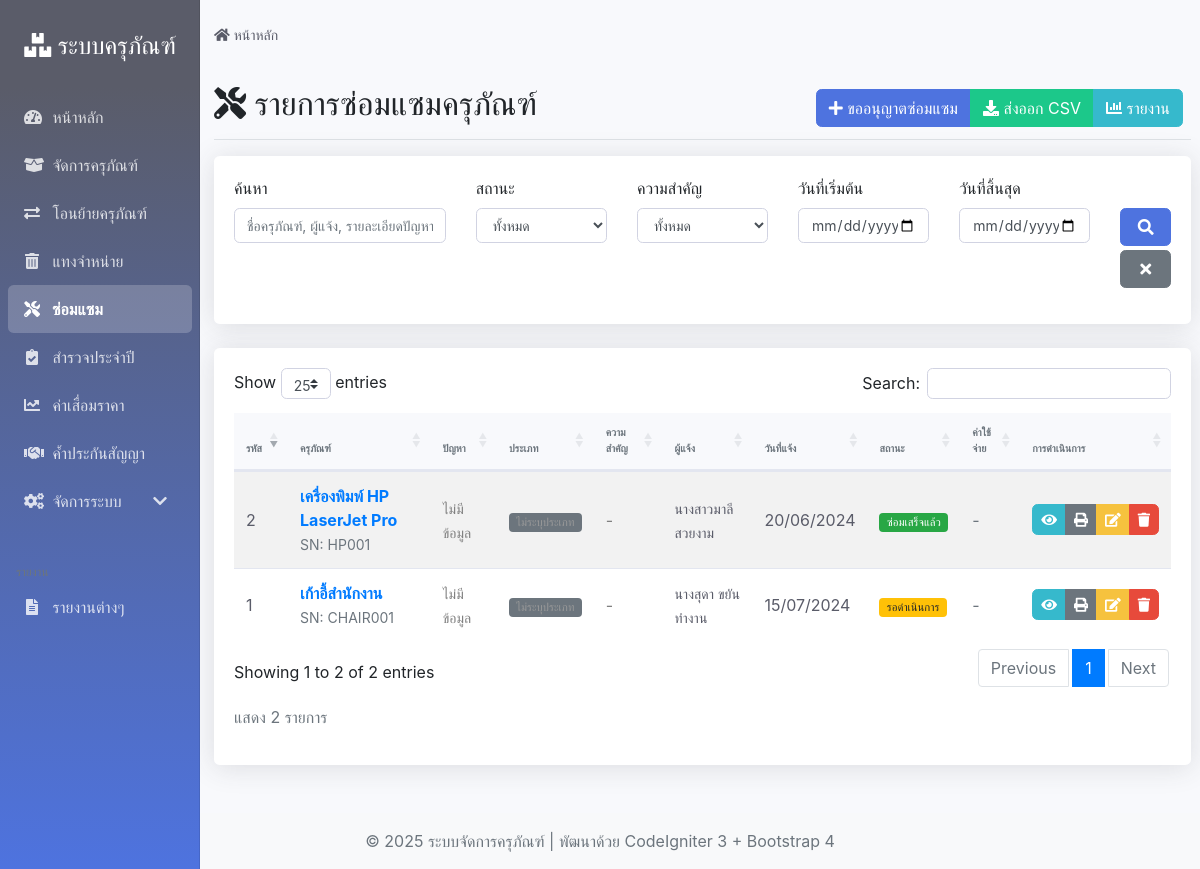
The page /index.php/repairs on the database its author committed.
### tables this page shows
CREATE TABLE `repairs` (
  `repair_id` int(11) NOT NULL,
  `asset_id` int(11) NOT NULL COMMENT 'รหัสครุภัณฑ์',
  `request_date` date NOT NULL COMMENT 'วันที่แจ้งซ่อม',
  `repair_date` date DEFAULT NULL COMMENT 'วันที่ซ่อมเสร็จ',
  `description` text NOT NULL COMMENT 'รายละเอียดการซ่อม',
  `cost` decimal(15,2) DEFAULT NULL COMMENT 'ค่าใช้จ่ายในการซ่อม',
  `repaired_by` varchar(255) DEFAULT NULL COMMENT 'ผู้ซ่อมแซม',
  `status` enum('รอดำเนินการ','กำลังซ่อม','ซ่อมเสร็จแล้ว','ไม่สามารถซ่อมได้') NOT NULL DEFAULT 'รอดำเนินการ' COMMENT 'สถานะการซ่อม',
  `requested_by` varchar(255) NOT NULL COMMENT 'ผู้แจ้งซ่อม',
  `created_at` timestamp NOT NULL DEFAULT CURRENT_TIMESTAMP,
  `updated_at` timestamp NOT NULL DEFAULT CURRENT_TIMESTAMP ON UPDATE CURRENT_TIMESTAMP
);

CREATE TABLE `assets` (
  `asset_id` int(11) NOT NULL,
  `asset_name` varchar(255) NOT NULL COMMENT 'ชื่อครุภัณฑ์',
  `asset_type` varchar(100) NOT NULL COMMENT 'ประเภทครุภัณฑ์',
  `serial_number` varchar(100) DEFAULT NULL COMMENT 'หมายเลขซีเรียล',
  `purchase_date` date NOT NULL COMMENT 'วันที่จัดซื้อ',
  `purchase_price` decimal(15,2) NOT NULL COMMENT 'ราคาจัดซื้อ',
  `current_location` varchar(255) NOT NULL COMMENT 'สถานที่ตั้งปัจจุบัน',
  `status` enum('ใช้งาน','ชำรุด','จำหน่ายแล้ว','ซ่อมแซม') NOT NULL DEFAULT 'ใช้งาน' COMMENT 'สถานะ',
  `warranty_info` text COMMENT 'ข้อมูลการรับประกัน',
  `depreciation_rate` decimal(5,2) NOT NULL DEFAULT '0.00' COMMENT 'อัตราค่าเสื่อมราคา (%)',
  `acquisition_method` varchar(100) NOT NULL COMMENT 'วิธีการได้มา',
  `responsible_person` varchar(255) NOT NULL COMMENT 'ผู้รับผิดชอบ',
  `created_at` timestamp NOT NULL DEFAULT CURRENT_TIMESTAMP,
  `updated_at` timestamp NOT NULL DEFAULT CURRENT_TIMESTAMP ON UPDATE CURRENT_TIMESTAMP
);

### application/controllers/Repairs.php (called while the page is built, shortened)
<?php
class Repairs extends CI_Controller {
    public function __construct()
    {
        $this->load->model('Repair_model');
        $this->load->model('Asset_model');
        $this->load->helper(array('url', 'form'));
        $this->load->library(array('session', 'form_validation'));
    }
    public function index()
    {
        $data = array();
        $keyword = $this->input->get('search');
        $status = $this->input->get('status');
        $priority = $this->input->get('priority');
        $date_from = $this->input->get('date_from');
        $date_to = $this->input->get('date_to');
        if ($keyword || $status || $priority || $date_from || $date_to) {
            $data['repairs'] = $this->Repair_model->search_repairs($keyword, $status, $priority, $date_from, $date_to);
        } else {
            $data['repairs'] = $this->Repair_model->get_all_repairs();
        }
        $data['search_keyword'] = $keyword;
        $data['selected_status'] = $status;
        $data['selected_priority'] = $priority;
        $data['date_from'] = $date_from;
        $data['date_to'] = $date_to;
        $data['page_title'] = 'รายการซ่อมแซมครุภัณฑ์ - ระบบจัดการครุภัณฑ์';
        $data['page_name'] = 'repairs';
        $this->load->view('templates/header', $data);
        $this->load->view('repairs/index', $data);
        $this->load->view('templates/footer');
    }
}

### index.php (called while the page is built, shortened)
<?php
require_once BASEPATH.'core/CodeIgniter.php';

### application/models/Repair_model.php (called while the page is built, shortened)
<?php
class Repair_model extends CI_Model {
    public function get_all_repairs($limit = null, $offset = null)
    {
        $this->db->select('r.*, a.asset_name, a.serial_number, a.asset_type, r.description');
        $this->db->from('repairs r');
        $this->db->join('assets a', 'r.asset_id = a.asset_id');
        $this->db->order_by('r.request_date', 'DESC');
        $query = $this->db->get();
        return $query->result_array();
    }
}

### application/views/repairs/index.php (the view, shortened to what this page needs)
<div class="d-flex justify-content-between flex-wrap flex-md-nowrap align-items-center pt-3 pb-2 mb-3 border-bottom">
    <h1 class="h2">
        <i class="fas fa-tools"></i>
        รายการซ่อมแซมครุภัณฑ์
    </h1>
    <div class="btn-toolbar mb-2 mb-md-0">
        <div class="btn-group mr-2">
            <a href="<?php echo base_url('repairs/add'); ?>" class="btn btn-primary">
                <i class="fas fa-plus"></i> ขออนุญาตซ่อมแซม
            </a>
            <a href="<?php echo base_url('repairs/export'); ?>" class="btn btn-success">
                <i class="fas fa-download"></i> ส่งออก CSV
            </a>
            <a href="<?php echo base_url('repairs/report'); ?>" class="btn btn-info">
                <i class="fas fa-chart-bar"></i> รายงาน
            </a>
        </div>
    </div>
</div>
<div class="card mb-4">
    <div class="card-body">
        <form method="GET" action="<?php echo base_url('repairs'); ?>">
            <div class="row">
                <div class="col-md-3 mb-3">
                    <label for="search">ค้นหา</label>
                    <input type="text" class="form-control" id="search" name="search"
                           placeholder="ชื่อครุภัณฑ์, ผู้แจ้ง, รายละเอียดปัญหา..."
                           value="<?php echo htmlspecialchars($search_keyword ?? ''); ?>">
                </div>
                <div class="col-md-2 mb-3">
                    <label for="status">สถานะ</label>
                    <select class="form-control" id="status" name="status">
                        <option value="">ทั้งหมด</option>
                    </select>
                </div>
                <div class="col-md-2 mb-3">
                    <label for="priority">ความสำคัญ</label>
                    <select class="form-control" id="priority" name="priority">
                        <option value="">ทั้งหมด</option>
                    </select>
                </div>
                <div class="col-md-2 mb-3">
                    <label for="date_from">วันที่เริ่มต้น</label>
                    <input type="date" class="form-control" id="date_from" name="date_from"
                           value="<?php echo htmlspecialchars($date_from ?? ''); ?>">
                </div>
                <div class="col-md-2 mb-3">
                    <label for="date_to">วันที่สิ้นสุด</label>
                    <input type="date" class="form-control" id="date_to" name="date_to"
                           value="<?php echo htmlspecialchars($date_to ?? ''); ?>">
                </div>
                <div class="col-md-1 mb-3">
                    <label>&nbsp;</label>
                    <div>
                        <button type="submit" class="btn btn-primary btn-block">
                            <i class="fas fa-search"></i>
                        </button>
                        <a href="<?php echo base_url('repairs'); ?>" class="btn btn-secondary btn-block mt-1">
                            <i class="fas fa-times"></i>
                        </a>
                    </div>
                </div>
            </div>
        </form>
    </div>
</div>
<div class="card">
    <div class="card-body">
        <?php if (!empty($repairs)): ?>
            <div class="table-responsive">
                <table class="table table-striped data-table" id="repairsTable">
                    <thead>
                        <tr>
                            <th>รหัส</th>
                            <th>ครุภัณฑ์</th>
                            <th>ปัญหา</th>
                            <th>ประเภท</th>
                            <th>ความสำคัญ</th>
                            <th>ผู้แจ้ง</th>
                            <th>วันที่แจ้ง</th>
                            <th>สถานะ</th>
                            <th>ค่าใช้จ่าย</th>
                            <th>การดำเนินการ</th>
                        </tr>
                    </thead>
                    <tbody>
                        <?php foreach ($repairs as $repair): ?>
                            <tr>
                                <td><?php echo $repair['repair_id']; ?></td>
                                <td>
                                    <a href="<?php echo base_url('assets/view/' . $repair['asset_id']); ?>"
                                       class="text-decoration-none font-weight-bold">
                                        <?php echo htmlspecialchars($repair['asset_name']); ?>
                                    </a>
                                    <?php if (!empty($repair['serial_number'])): ?>
                                        <br><small class="text-muted">SN: <?php echo htmlspecialchars($repair['serial_number']); ?></small>
                                    <?php endif; ?>
                                </td>
                                <td>
    <small>
        <?php
            if (isset($repair['problem_description'])) {
                $desc = $repair['problem_description'];
                echo htmlspecialchars(substr($desc, 0, 50)) . (strlen($desc) > 50 ? '...' : '');
            } else {
                echo '<span style="color: gray;">ไม่มีข้อมูล</span>';
            }
        ?>
    </small>
</td>
                         <td>
    <span class="badge badge-secondary">
        <?php
            echo isset($repair['repair_type'])
                ? htmlspecialchars($repair['repair_type'])
                : '<span style="color: #999;">ไม่ระบุประเภท</span>';
        ?>
    </span>
</td>
                                <td>
    <span class="priority-badge">
        <?= isset($repair['priority']) ? htmlspecialchars($repair['priority']) : '<span style="color: gray;">-</span>'; ?>
    </span>
</td>
                                <td>
                                    <small><?php echo htmlspecialchars($repair['requested_by']); ?></small>
                                </td>
                                <td><?php echo date('d/m/Y', strtotime($repair['request_date'])); ?></td>
                                <td>
                                    <span class="repair-status"><?php echo $repair['status']; ?></span>
                                </td>
                                <td>
    <?php
        $actual  = isset($repair['actual_cost']) ? (float)$repair['actual_cost'] : 0;
        $estimate = isset($repair['estimated_cost']) ? (float)$repair['estimated_cost'] : 0;
    ?>
    <?php if ($actual > 0): ?>
        <strong><?= number_format($actual, 2); ?></strong>
        <br><small class="text-muted">จริง</small>
    <?php elseif ($estimate > 0): ?>
        <?= number_format($estimate, 2); ?>
        <br><small class="text-muted">ประมาณ</small>
    <?php else: ?>
        <span class="text-muted">-</span>
    <?php endif; ?>
</td>
                                <td>
                                    <div class="btn-group" role="group">
                                        <a href="<?php echo base_url('repairs/view/' . $repair['repair_id']); ?>"
                                           class="btn btn-sm btn-info" title="ดูรายละเอียด">
                                            <i class="fas fa-eye"></i>
                                        </a>
                                        <a href="<?php echo base_url('repairs/print_request/' . $repair['repair_id']); ?>"
                                           class="btn btn-sm btn-secondary" title="พิมพ์หนังสือ" target="_blank">
                                            <i class="fas fa-print"></i>
                                        </a>
                                        <a href="<?php echo base_url('repairs/edit/' . $repair['repair_id']); ?>"
                                           class="btn btn-sm btn-warning" title="แก้ไข">
                                            <i class="fas fa-edit"></i>
                                        </a>
                                        <a href="<?php echo base_url('repairs/delete/' . $repair['repair_id']); ?>"
                                           class="btn btn-sm btn-danger btn-delete" title="ลบ"
                                           data-item="การซ่อมแซม #<?php echo $repair['repair_id']; ?>">
                                            <i class="fas fa-trash"></i>
                                        </a>
                                    </div>
                                </td>
                            </tr>
                        <?php endforeach; ?>
                    </tbody>
                </table>
            </div>
            <div class="row mt-3">
                <div class="col-md-12">
                    <p class="text-muted">
                        แสดง <?php echo number_format(count($repairs)); ?> รายการ
                    </p>
                </div>
            </div>
        <?php endif; ?>
    </div>
</div>

### assets/css/custom.css (style rules this page uses)
body { background-color: #f8f9fc; font-family: 'Nunito', -apple-system, BlinkMacSystemFont, 'Segoe UI', 'Roboto', 'Helvetica Neue', Arial, sans-serif; }
.card { box-shadow: 0 0.15rem 1.75rem 0 rgba(58, 59, 69, 0.15); border: none; border-radius: .35rem; }
.btn { border-radius: .35rem; font-weight: 400; transition: all .15s ease-in-out; }
.btn-primary { background-color: #4e73df; border-color: #4e73df; }
.btn-success { background-color: #1cc88a; border-color: #1cc88a; }
.btn-warning { background-color: #f6c23e; border-color: #f6c23e; color: #fff; }
.btn-info { background-color: #36b9cc; border-color: #36b9cc; }
.btn-danger { background-color: #e74a3b; border-color: #e74a3b; }
.table { color: #5a5c69; }
.table thead th { border-top: none; border-bottom: 2px solid #e3e6f0; font-weight: 600; text-transform: uppercase; font-size: .65rem; color: #6c757d; background-color: #f8f9fc; }
.table td { border-top: 1px solid #e3e6f0; vertical-align: middle; }
.table-striped tbody tr:nth-of-type(odd) { background-color: rgba(0, 0, 0, .02); }
.badge { font-size: .7rem; font-weight: 500; padding: .35em .65em; }
.form-control { border: 1px solid #d1d3e2; border-radius: .35rem; font-size: .875rem; transition: all .15s ease-in-out; }

### rows shown on the page
repairs: repair_id "1", asset.asset_name "เก้าอี้สำนักงาน", asset.serial_number "CHAIR001", requested_by "นางสุดา ขยันทำงาน", request_date "15/07/2024", status "รอดำเนินการ"
repairs: repair_id "2", asset.asset_name "เครื่องพิมพ์ HP LaserJet Pro", asset.serial_number "HP001", requested_by "นางสาวมาลี สวยงาม", request_date "20/06/2024", status "ซ่อมเสร็จแล้ว"

### other values the page prints
count($repairs) "2"
